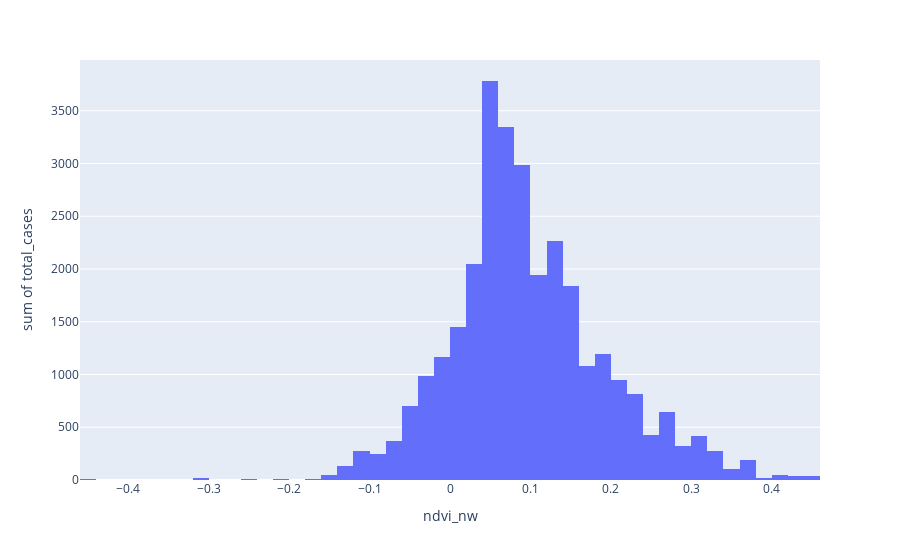

This figure's notebook cell:
### Code cell
px.histogram(merged_df, x='ndvi_nw', y='total_cases')

### Figure 1 — Plotly figure (JSON) as saved in the notebook; plotly's stock layout.template omitted (floating-point values rounded to 4 significant figures; data arrays with more than 128 entries replaced by an {"elided": "..."} marker saying what was removed)
{"data": [{"alignmentgroup": "True", "bingroup": "x", "histfunc": "sum", "hovertemplate": "ndvi_nw=%{x}<br>sum of total_cases=%{y}<extra></extra>", "legendgroup": "", "marker": {"color": "#636efa", "pattern": {"shape": ""}}, "name": "", "offsetgroup": "", "orientation": "v", "showlegend": false, "type": "histogram", "x": {"elided": "1456 float values"}, "xaxis": "x", "y": {"elided": "1456 int values"}, "yaxis": "y"}], "layout": {"barmode": "relative", "legend": {"tracegroupgap": 0}, "margin": {"t": 60}, "xaxis": {"anchor": "y", "domain": [0, 1], "title": {"text": "ndvi_nw"}}, "yaxis": {"anchor": "x", "domain": [0, 1], "title": {"text": "sum of total_cases"}}}}
